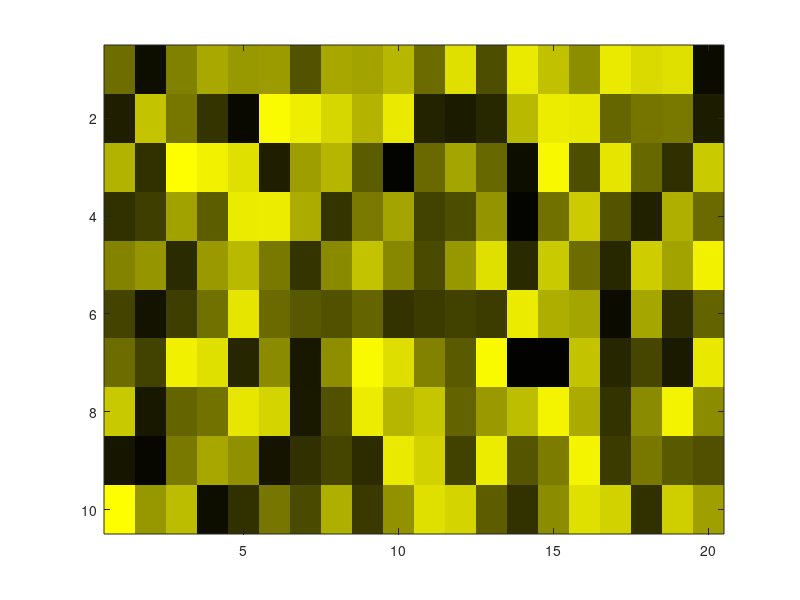

Here is the MATLAB script that generated this plot:
red = cat(3, rand(10,20), zeros(10,20), zeros(10,20));
imagesc(red);

blue = cat(3, zeros(10,20), zeros(10,20), rand(10,20));
imagesc(blue);

same = rand(10,20);
yellow = cat(3, same, same, zeros(10,20));
imagesc(yellow);

%{ 
there are 3 values for each tile. 
Red (1), Green (2), and blue (3).
When setting the first to random values and the rest to zeros, 
there are only shades of red.
When setting the second to random values and the rest to zeros,
there are only shades of green.
When setting the third to random values and the rest to zeros,
there are only shades of blue.
To create a full yellow picture, set all green and red values to 1.
To create a scale of yellow only, 
create the same random matrix for green and red.
%}